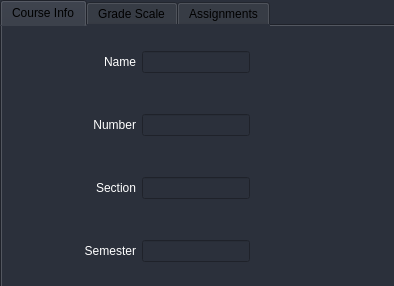
<?xml version="1.0" encoding="UTF-8"?>
<ui version="4.0">
 <class>Dialog</class>
 <widget class="QDialog" name="Dialog">
  <property name="geometry">
   <rect>
    <x>0</x>
    <y>0</y>
    <width>394</width>
    <height>286</height>
   </rect>
  </property>
  <property name="windowTitle">
   <string>Course Creation</string>
  </property>
  <property name="windowOpacity">
   <double>1.000000000000000</double>
  </property>
  <property name="autoFillBackground">
   <bool>false</bool>
  </property>
  <property name="styleSheet">
   <string notr="true">color: rgb(255, 255, 255);
background-color:  rgb(43, 48, 59);

</string>
  </property>
  <widget class="QTabWidget" name="tabWidget">
   <property name="geometry">
    <rect>
     <x>0</x>
     <y>0</y>
     <width>401</width>
     <height>301</height>
    </rect>
   </property>
   <property name="sizePolicy">
    <sizepolicy hsizetype="Maximum" vsizetype="Maximum">
     <horstretch>30</horstretch>
     <verstretch>0</verstretch>
    </sizepolicy>
   </property>
   <property name="autoFillBackground">
    <bool>false</bool>
   </property>
   <property name="styleSheet">
    <string notr="true">QTabBar {
	color: rgb(0,0,0);
	background-color: qlineargradient(spread:pad, x1:1, y1:1, x2:1, y2:1, stop:0      	rgba(43, 48, 59, 255), stop:1 rgba(0, 0, 127, 255));
}
QPushButton {
	color: rgb(255, 255, 255);
	background-color: qlineargradient(spread:pad, x1:1, y1:1, x2:1, y2:1, stop:0 		    rgba(43, 48, 59, 255), stop:1 rgba(0, 0, 127, 255));
}</string>
   </property>
   <property name="currentIndex">
    <number>0</number>
   </property>
   <widget class="QWidget" name="course_info_tab">
    <property name="autoFillBackground">
     <bool>false</bool>
    </property>
    <property name="styleSheet">
     <string notr="true"/>
    </property>
    <attribute name="title">
     <string>Course Info</string>
    </attribute>
    <widget class="QWidget" name="gridLayoutWidget_2">
     <property name="geometry">
      <rect>
       <x>0</x>
       <y>0</y>
       <width>391</width>
       <height>261</height>
      </rect>
     </property>
     <layout class="QGridLayout" name="gridLayout">
      <item row="2" column="1">
       <spacer name="verticalSpacer_9">
        <property name="orientation">
         <enum>Qt::Vertical</enum>
        </property>
        <property name="sizeHint" stdset="0">
         <size>
          <width>20</width>
          <height>40</height>
         </size>
        </property>
       </spacer>
      </item>
      <item row="0" column="1">
       <spacer name="verticalSpacer_10">
        <property name="orientation">
         <enum>Qt::Vertical</enum>
        </property>
        <property name="sizeHint" stdset="0">
         <size>
          <width>20</width>
          <height>40</height>
         </size>
        </property>
       </spacer>
      </item>
      <item row="1" column="1">
       <layout class="QVBoxLayout" name="verticalLayout">
        <item>
         <layout class="QHBoxLayout" name="horizontalLayout">
          <item>
           <spacer name="horizontalSpacer_2">
            <property name="orientation">
             <enum>Qt::Horizontal</enum>
            </property>
            <property name="sizeHint" stdset="0">
             <size>
              <width>40</width>
              <height>20</height>
             </size>
            </property>
           </spacer>
          </item>
          <item>
           <widget class="QLabel" name="label">
            <property name="text">
             <string>Name</string>
            </property>
            <property name="alignment">
             <set>Qt::AlignRight|Qt::AlignTrailing|Qt::AlignVCenter</set>
            </property>
           </widget>
          </item>
          <item>
           <widget class="QLineEdit" name="course_name_line_edit"/>
          </item>
         </layout>
        </item>
        <item>
         <spacer name="verticalSpacer_6">
          <property name="orientation">
           <enum>Qt::Vertical</enum>
          </property>
          <property name="sizeHint" stdset="0">
           <size>
            <width>20</width>
            <height>40</height>
           </size>
          </property>
         </spacer>
        </item>
        <item>
         <layout class="QHBoxLayout" name="horizontalLayout_3">
          <item>
           <spacer name="horizontalSpacer_3">
            <property name="orientation">
             <enum>Qt::Horizontal</enum>
            </property>
            <property name="sizeHint" stdset="0">
             <size>
              <width>40</width>
              <height>20</height>
             </size>
            </property>
           </spacer>
          </item>
          <item>
           <widget class="QLabel" name="label_2">
            <property name="text">
             <string>Number</string>
            </property>
            <property name="alignment">
             <set>Qt::AlignRight|Qt::AlignTrailing|Qt::AlignVCenter</set>
            </property>
           </widget>
          </item>
          <item>
           <widget class="QLineEdit" name="course_number_line_edit"/>
          </item>
         </layout>
        </item>
        <item>
         <spacer name="verticalSpacer_7">
          <property name="orientation">
           <enum>Qt::Vertical</enum>
          </property>
          <property name="sizeHint" stdset="0">
           <size>
            <width>20</width>
            <height>40</height>
           </size>
          </property>
         </spacer>
        </item>
        <item>
         <layout class="QHBoxLayout" name="horizontalLayout_6">
          <item>
           <spacer name="horizontalSpacer_4">
            <property name="orientation">
             <enum>Qt::Horizontal</enum>
            </property>
            <property name="sizeHint" stdset="0">
             <size>
              <width>40</width>
              <height>20</height>
             </size>
            </property>
           </spacer>
          </item>
          <item>
           <widget class="QLabel" name="label_5">
            <property name="text">
             <string>Section</string>
            </property>
            <property name="alignment">
             <set>Qt::AlignRight|Qt::AlignTrailing|Qt::AlignVCenter</set>
            </property>
           </widget>
          </item>
          <item>
           <widget class="QLineEdit" name="section_number_line_edit"/>
          </item>
         </layout>
        </item>
        <item>
         <spacer name="verticalSpacer_8">
          <property name="orientation">
           <enum>Qt::Vertical</enum>
          </property>
          <property name="sizeHint" stdset="0">
           <size>
            <width>20</width>
            <height>40</height>
           </size>
          </property>
         </spacer>
        </item>
        <item>
         <layout class="QHBoxLayout" name="horizontalLayout_5">
          <item>
           <spacer name="horizontalSpacer_17">
            <property name="orientation">
             <enum>Qt::Horizontal</enum>
            </property>
            <property name="sizeHint" stdset="0">
             <size>
              <width>40</width>
              <height>20</height>
             </size>
            </property>
           </spacer>
          </item>
          <item>
           <widget class="QLabel" name="label_4">
            <property name="text">
             <string>Semester</string>
            </property>
            <property name="alignment">
             <set>Qt::AlignRight|Qt::AlignTrailing|Qt::AlignVCenter</set>
            </property>
           </widget>
          </item>
          <item>
           <widget class="QLineEdit" name="course_semester_line_edit"/>
          </item>
         </layout>
        </item>
       </layout>
      </item>
      <item row="1" column="2">
       <spacer name="horizontalSpacer_16">
        <property name="orientation">
         <enum>Qt::Horizontal</enum>
        </property>
        <property name="sizeHint" stdset="0">
         <size>
          <width>40</width>
          <height>20</height>
         </size>
        </property>
       </spacer>
      </item>
      <item row="1" column="0">
       <spacer name="horizontalSpacer_15">
        <property name="orientation">
         <enum>Qt::Horizontal</enum>
        </property>
        <property name="sizeType">
         <enum>QSizePolicy::Fixed</enum>
        </property>
        <property name="sizeHint" stdset="0">
         <size>
          <width>42</width>
          <height>20</height>
         </size>
        </property>
       </spacer>
      </item>
     </layout>
    </widget>
   </widget>
   <widget class="QWidget" name="grade_scale_tab">
    <attribute name="title">
     <string>Grade Scale</string>
    </attribute>
    <widget class="QWidget" name="gridLayoutWidget">
     <property name="geometry">
      <rect>
       <x>0</x>
       <y>0</y>
       <width>391</width>
       <height>261</height>
      </rect>
     </property>
     <layout class="QGridLayout" name="gridLayout_2">
      <property name="sizeConstraint">
       <enum>QLayout::SetMaximumSize</enum>
      </property>
      <item row="2" column="1">
       <spacer name="verticalSpacer">
        <property name="orientation">
         <enum>Qt::Vertical</enum>
        </property>
        <property name="sizeHint" stdset="0">
         <size>
          <width>20</width>
          <height>40</height>
         </size>
        </property>
       </spacer>
      </item>
      <item row="1" column="1">
       <layout class="QVBoxLayout" name="verticalLayout_2">
        <item>
         <layout class="QHBoxLayout" name="horizontalLayout_7">
          <item>
           <spacer name="horizontalSpacer_9">
            <property name="orientation">
             <enum>Qt::Horizontal</enum>
            </property>
            <property name="sizeHint" stdset="0">
             <size>
              <width>35</width>
              <height>20</height>
             </size>
            </property>
           </spacer>
          </item>
          <item>
           <widget class="QLabel" name="label_6">
            <property name="text">
             <string>A</string>
            </property>
           </widget>
          </item>
          <item>
           <widget class="QLineEdit" name="a_line_edit">
            <property name="text">
             <string>90</string>
            </property>
           </widget>
          </item>
          <item>
           <spacer name="horizontalSpacer_5">
            <property name="orientation">
             <enum>Qt::Horizontal</enum>
            </property>
            <property name="sizeHint" stdset="0">
             <size>
              <width>40</width>
              <height>20</height>
             </size>
            </property>
           </spacer>
          </item>
         </layout>
        </item>
        <item>
         <spacer name="verticalSpacer_3">
          <property name="orientation">
           <enum>Qt::Vertical</enum>
          </property>
          <property name="sizeHint" stdset="0">
           <size>
            <width>20</width>
            <height>40</height>
           </size>
          </property>
         </spacer>
        </item>
        <item>
         <layout class="QHBoxLayout" name="horizontalLayout_8">
          <item>
           <spacer name="horizontalSpacer_10">
            <property name="orientation">
             <enum>Qt::Horizontal</enum>
            </property>
            <property name="sizeHint" stdset="0">
             <size>
              <width>35</width>
              <height>20</height>
             </size>
            </property>
           </spacer>
          </item>
          <item>
           <widget class="QLabel" name="label_7">
            <property name="text">
             <string>B</string>
            </property>
           </widget>
          </item>
          <item>
           <widget class="QLineEdit" name="b_line_edit">
            <property name="text">
             <string>80</string>
            </property>
           </widget>
          </item>
          <item>
           <spacer name="horizontalSpacer_6">
            <property name="orientation">
             <enum>Qt::Horizontal</enum>
            </property>
            <property name="sizeHint" stdset="0">
             <size>
              <width>40</width>
              <height>20</height>
             </size>
            </property>
           </spacer>
          </item>
         </layout>
        </item>
        <item>
         <spacer name="verticalSpacer_4">
          <property name="orientation">
           <enum>Qt::Vertical</enum>
          </property>
          <property name="sizeHint" stdset="0">
           <size>
            <width>20</width>
            <height>40</height>
           </size>
          </property>
         </spacer>
        </item>
        <item>
         <layout class="QHBoxLayout" name="horizontalLayout_9">
          <item>
           <spacer name="horizontalSpacer_11">
            <property name="orientation">
             <enum>Qt::Horizontal</enum>
            </property>
            <property name="sizeHint" stdset="0">
             <size>
              <width>35</width>
              <height>20</height>
             </size>
            </property>
           </spacer>
          </item>
          <item>
           <widget class="QLabel" name="label_8">
            <property name="text">
             <string>C</string>
            </property>
           </widget>
          </item>
          <item>
           <widget class="QLineEdit" name="c_line_edit">
            <property name="text">
             <string>70</string>
            </property>
           </widget>
          </item>
          <item>
           <spacer name="horizontalSpacer_7">
            <property name="orientation">
             <enum>Qt::Horizontal</enum>
            </property>
            <property name="sizeHint" stdset="0">
             <size>
              <width>40</width>
              <height>20</height>
             </size>
            </property>
           </spacer>
          </item>
         </layout>
        </item>
        <item>
         <spacer name="verticalSpacer_5">
          <property name="orientation">
           <enum>Qt::Vertical</enum>
          </property>
          <property name="sizeHint" stdset="0">
           <size>
            <width>20</width>
            <height>40</height>
           </size>
          </property>
         </spacer>
        </item>
        <item>
         <layout class="QHBoxLayout" name="horizontalLayout_10">
          <item>
           <spacer name="horizontalSpacer_12">
            <property name="orientation">
             <enum>Qt::Horizontal</enum>
            </property>
            <property name="sizeHint" stdset="0">
             <size>
              <width>35</width>
              <height>20</height>
             </size>
            </property>
           </spacer>
          </item>
          <item>
           <widget class="QLabel" name="label_9">
            <property name="text">
             <string>D</string>
            </property>
           </widget>
          </item>
          <item>
           <widget class="QLineEdit" name="d_line_edit">
            <property name="text">
             <string>60</string>
            </property>
           </widget>
          </item>
          <item>
           <spacer name="horizontalSpacer_8">
            <property name="orientation">
             <enum>Qt::Horizontal</enum>
            </property>
            <property name="sizeHint" stdset="0">
             <size>
              <width>40</width>
              <height>20</height>
             </size>
            </property>
           </spacer>
          </item>
         </layout>
        </item>
       </layout>
      </item>
      <item row="1" column="2">
       <spacer name="horizontalSpacer_14">
        <property name="orientation">
         <enum>Qt::Horizontal</enum>
        </property>
        <property name="sizeHint" stdset="0">
         <size>
          <width>40</width>
          <height>20</height>
         </size>
        </property>
       </spacer>
      </item>
      <item row="1" column="0">
       <spacer name="horizontalSpacer_13">
        <property name="orientation">
         <enum>Qt::Horizontal</enum>
        </property>
        <property name="sizeHint" stdset="0">
         <size>
          <width>40</width>
          <height>20</height>
         </size>
        </property>
       </spacer>
      </item>
      <item row="0" column="1">
       <spacer name="verticalSpacer_2">
        <property name="orientation">
         <enum>Qt::Vertical</enum>
        </property>
        <property name="sizeHint" stdset="0">
         <size>
          <width>20</width>
          <height>40</height>
         </size>
        </property>
       </spacer>
      </item>
     </layout>
    </widget>
   </widget>
   <widget class="QWidget" name="assignments_tab">
    <property name="autoFillBackground">
     <bool>false</bool>
    </property>
    <property name="styleSheet">
     <string notr="true"/>
    </property>
    <attribute name="title">
     <string>Assignments</string>
    </attribute>
    <widget class="QWidget" name="verticalLayoutWidget_3">
     <property name="geometry">
      <rect>
       <x>10</x>
       <y>10</y>
       <width>371</width>
       <height>241</height>
      </rect>
     </property>
     <layout class="QVBoxLayout" name="verticalLayout_4">
      <item>
       <widget class="QListView" name="listView"/>
      </item>
      <item>
       <layout class="QVBoxLayout" name="verticalLayout_3">
        <item>
         <layout class="QHBoxLayout" name="horizontalLayout_11">
          <item>
           <widget class="QPushButton" name="add_assignment_button">
            <property name="text">
             <string>Add Assignment</string>
            </property>
           </widget>
          </item>
          <item>
           <widget class="QPushButton" name="drop_assignment_button">
            <property name="text">
             <string>Drop Assignment</string>
            </property>
           </widget>
          </item>
          <item>
           <widget class="QPushButton" name="edit_assignment_button">
            <property name="text">
             <string>Edit Assignment</string>
            </property>
           </widget>
          </item>
         </layout>
        </item>
        <item>
         <widget class="QPushButton" name="save_course_button">
          <property name="text">
           <string>Save Course</string>
          </property>
         </widget>
        </item>
       </layout>
      </item>
     </layout>
    </widget>
   </widget>
  </widget>
 </widget>
 <resources/>
 <connections/>
</ui>
